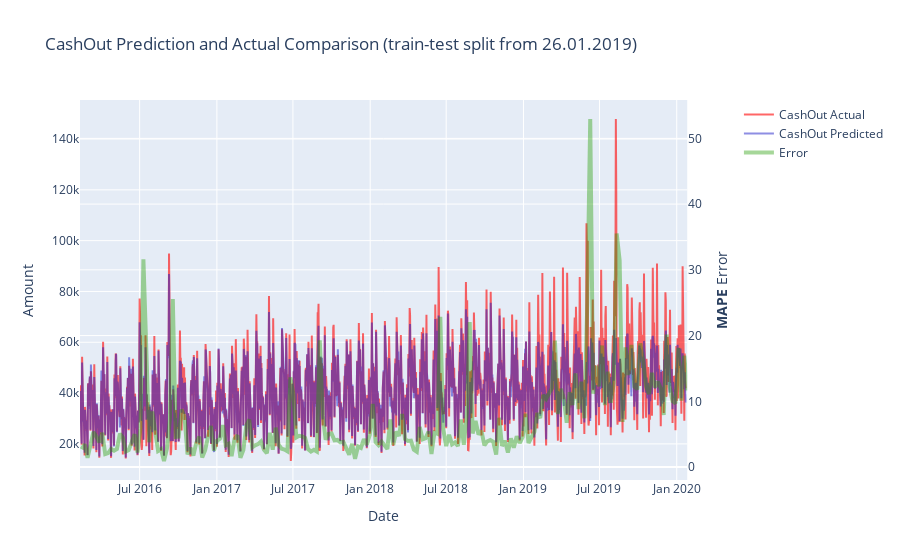

Here is the notebook cell this chart was saved with:
### Code cell
draw_model_error(forest, X, y, split_from=X_train.index[-1])

### Figure 1 — Plotly figure (JSON) as saved in the notebook; plotly's stock layout.template omitted (floating-point values rounded to 4 significant figures; data arrays with more than 128 entries replaced by an {"elided": "..."} marker saying what was removed)
{"data": [{"line": {"color": "rgba(255,0,0,0.6)"}, "name": "CashOut Actual", "type": "scatter", "x": {"elided": "1443 str values"}, "xaxis": "x", "y": {"elided": "1443 float values"}, "yaxis": "y"}, {"line": {"color": "rgba(30,30,200,0.5)"}, "name": "CashOut Predicted", "type": "scatter", "x": {"elided": "1443 str values"}, "xaxis": "x", "y": {"elided": "1443 float values"}, "yaxis": "y"}, {"line": {"color": "rgba(34, 155, 0, 0.4)", "width": 4}, "name": "Error", "type": "scatter", "x": {"elided": "207 str values"}, "xaxis": "x", "y": {"elided": "207 float values"}, "yaxis": "y2"}], "layout": {"title": {"text": "CashOut Prediction and Actual Comparison (train-test split from 26.01.2019)"}, "xaxis": {"anchor": "y", "domain": [0, 0.94], "title": {"text": "Date"}}, "yaxis": {"anchor": "x", "domain": [0, 1], "title": {"text": "Amount"}}, "yaxis2": {"anchor": "x", "overlaying": "y", "side": "right", "title": {"text": "<b>MAPE</b> Error"}}}}
